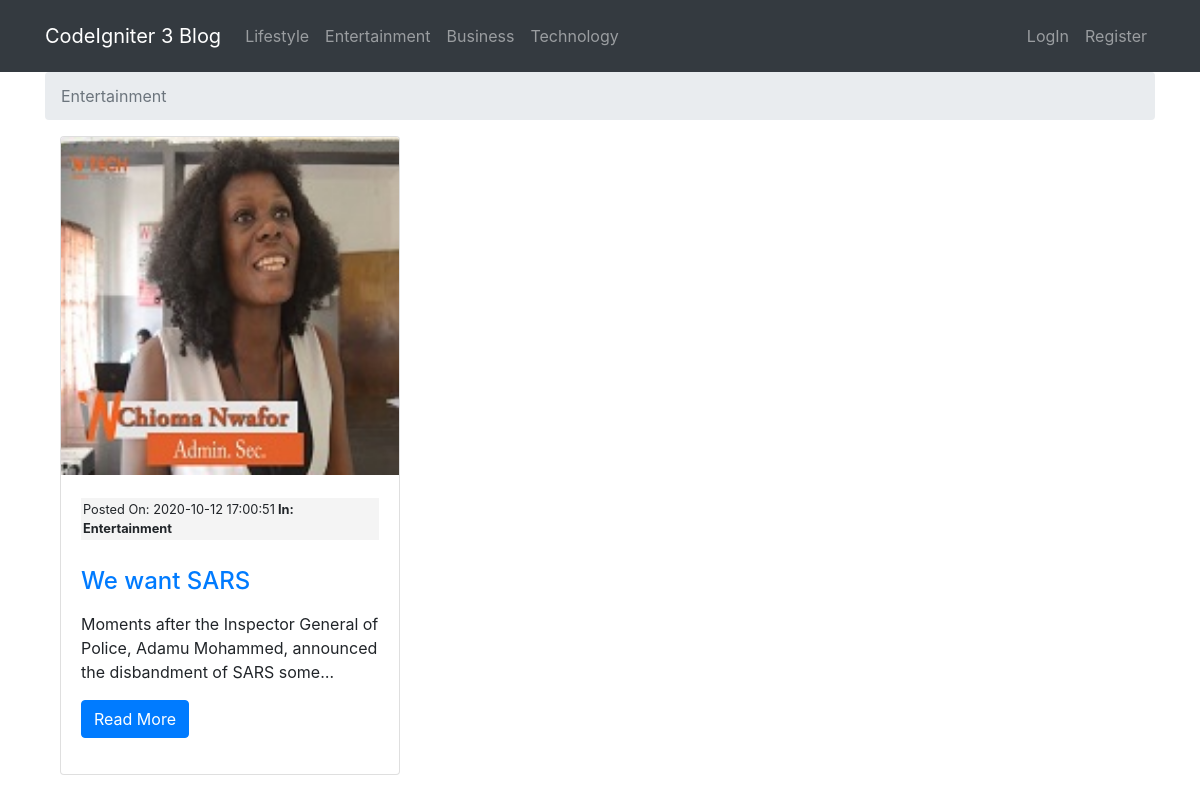
The app's page /categories/posts/5 with its own data.
### tables this page shows
CREATE TABLE `categories` (
  `id` int(11) NOT NULL,
  `name` varchar(255) NOT NULL
);

CREATE TABLE `posts` (
  `id` int(11) NOT NULL,
  `category_id` int(11) NOT NULL,
  `title` varchar(255) NOT NULL,
  `slug` varchar(255) NOT NULL,
  `body` text NOT NULL,
  `postimage` varchar(255) NOT NULL,
  `created_at` timestamp NOT NULL DEFAULT current_timestamp()
);

### application/controllers/Category.php (called while the page is built, shortened)
<?php
class Category extends CI_Controller{
    public function postCat($id){
        $data = [
            'title' => $this->CategoryModel->get_category($id)->name,
            'head' => $this->CategoryModel->displayCat(),
            'posts' => $this->NewsModel->display_post_by_cat_id($id)
        ];
        $this->load->view('templetes/header.php', $data);
        $this->load->view('pages/blog');
        $this->load->view('templetes/footer.php');
    }
}

### index.php (called while the page is built, shortened)
<?php
require_once BASEPATH.'core/CodeIgniter.php';

### application/models/CategoryModel.php (called while the page is built, shortened)
<?php
class CategoryModel extends CI_Model{
    public function displayCat($id = FALSE){
        if($id === FALSE){
        $this->db->order_by('id', 'DESC');
        $query = $this->db->get('Categories');
        return $query->result_array();
        }
        $query = $this->db->get_where('categories', array('id'=> $id));
        return $query->row_array();
    }
    public function get_category($id){
        $query = $this->db->get_where('categories', array('id' => $id));
        return $query->row();
    }
}
?>

### application/models/NewsModel.php (called while the page is built, shortened)
<?php
class NewsModel extends CI_Model{
    public function display_post_by_cat_id($category_id){
        $this->db->order_by('posts.id', 'DESC');
        $this->db->join('categories', 'categories.id = posts.category_id');
        $query = $this->db->get_where('posts', array('category_id' => $category_id));
        return $query->result_array();
    }
}

### application/views/pages/blog.php (the view)
<nav aria-label="breadcrumb">
  <ol class="breadcrumb">
    <li class="breadcrumb-item active" aria-current="page"><?= $title ?></li>
  </ol>
</nav>
<div class="container">
  <div class="row">
  <?php foreach($posts as $post): ?>
    <div class="col-lg-4 col-sm-6 mb-4">
      <div class="card h-100">
        <a href="<?php echo site_url('/posts/'. $post['slug']); ?>"><img class="card-img-top" src="<?= site_url(); ?>assets/images/posts/<?= $post['postimage'] ?>" alt=""></a>
        <div class="card-body">
        <small class="post-date">Posted On: <?= $post['created_at'] ?><strong> In: <?= $post['name']; ?></strong></small><br>
          <h4 class="card-title">
            <a href="<?php echo site_url('/posts/'. $post['slug']); ?>"><?= $post['title'] ?></a>
          </h4>
          <p class="card-text"><?= word_limiter($post['body'], 15) ?></p>
          <p><a href="<?php echo site_url('/posts/'. $post['slug']); ?>" class="btn btn-primary ">Read More</a></p>
        </div>
      </div>
    </div>
    <?php endforeach; ?>
  </div>

### application/views/templetes/header.php (shortened to what this page needs)
<!DOCTYPE html>
<html lang="en">
<head>
    <link rel="stylesheet" href="<?php echo base_url(); ?>assets/css/bootstrap.min.css">
    <link rel="stylesheet" href="<?php echo base_url(); ?>assets/css/style.css">
    <link rel="stylesheet" href="path/to/font-awesome/css/font-awesome.min.css">
</head>
<body>
<nav class="navbar navbar-expand-lg navbar-dark bg-dark">
<div class="container">
  <a class="navbar-brand" href="<?= base_url(); ?>">CodeIgniter 3 Blog</a>
    <div class="collapse navbar-collapse" id="navbarText">
    <ul class="navbar-nav mr-auto">
    <?php foreach($head as $cat): ?>
      <li class="nav-item">
        <a class="nav-link" href="<?php echo base_url('categories/posts/'.$cat['id']); ?>"><?= $cat['name']; ?><span class="sr-only">(current)</span></a>
      </li>
      <?php endforeach; ?>
    </ul>
    <?php if($this->session->userdata('isLoggedIn')): ?>
      <span class="navbar-text">
      <ul class="navbar-nav mr-auto">
      <li class="nav-item">
        <a class="nav-link" href="<?= base_url('dashboard') ?>">Dashboard</a>
      </li>
      <li class="nav-item">
        <a class="nav-link" href="<?= base_url('users/logout') ?>">Log Out</a>
      </li>
    </ul>
    </span>
    <?php else: ?>
      <span class="navbar-text">
      <ul class="navbar-nav mr-auto">
      <li class="nav-item">
        <a class="nav-link" href="<?= base_url('users/login') ?>">LogIn</a>
      </li>
      <li class="nav-item">
        <a class="nav-link" href="<?= base_url('users/register') ?>">Register</a>
      </li>
    </ul>
    </span>
    <?php endif; ?>
  </div>
</nav>
<div class="container">

### assets/css/style.css (style rules this page uses)
.post-date { background: #f4f4f4; padding: 2px; margin: 3px 0; display: block; }

### records on screen
categories: name "Lifestyle"
categories: name "Entertainment"
categories: name "Business"
categories: name "Technology"
posts: postimage (picture), created_at "2020-10-12 17:00:51", category.name "Entertainment", title "We want SARS", body "Moments after the Inspector General of Police, Adamu Mohammed, announced the disbandment of SARS some…"

### other values on screen
$title "Entertainment"
